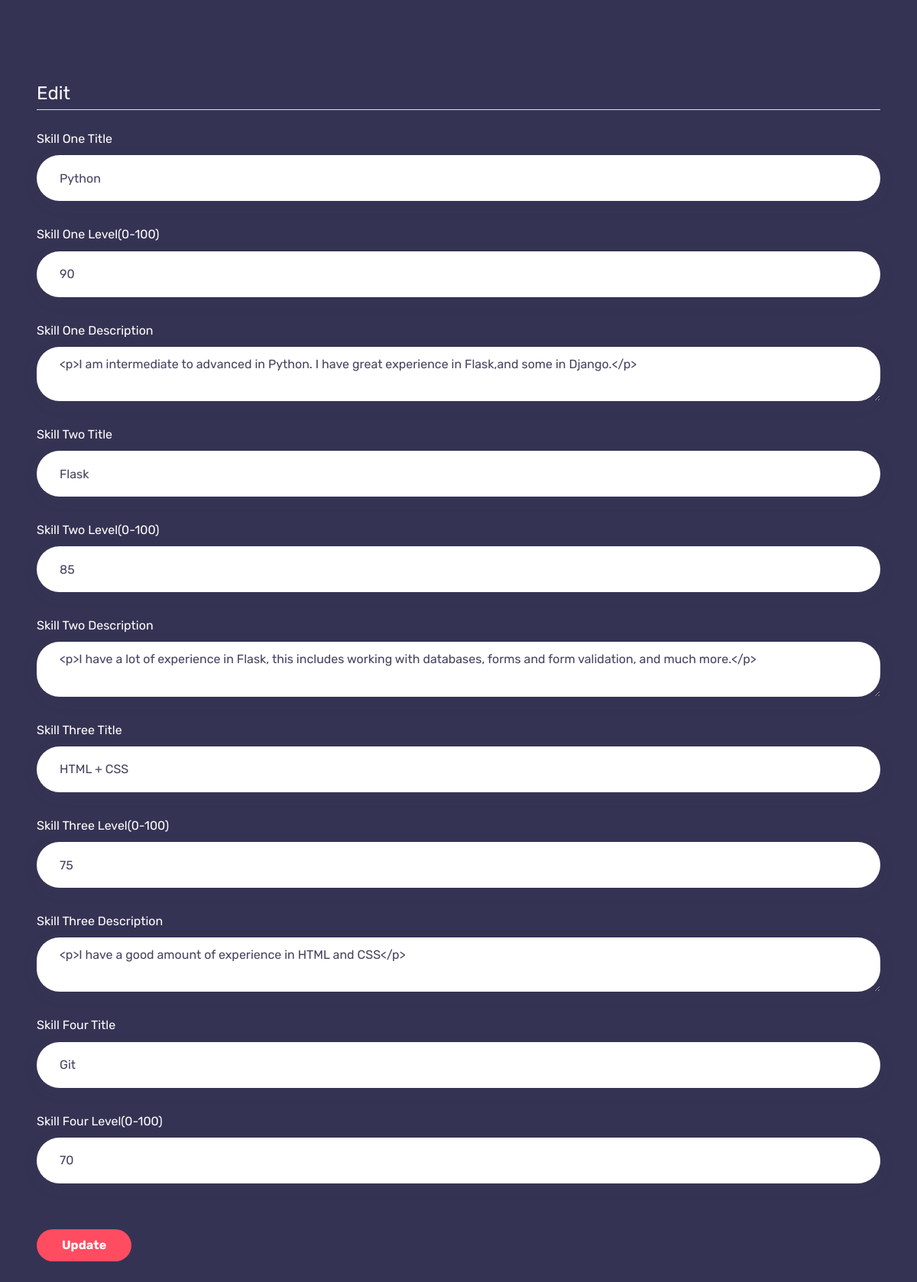
The app's page /edit/skills (signed in), older data.
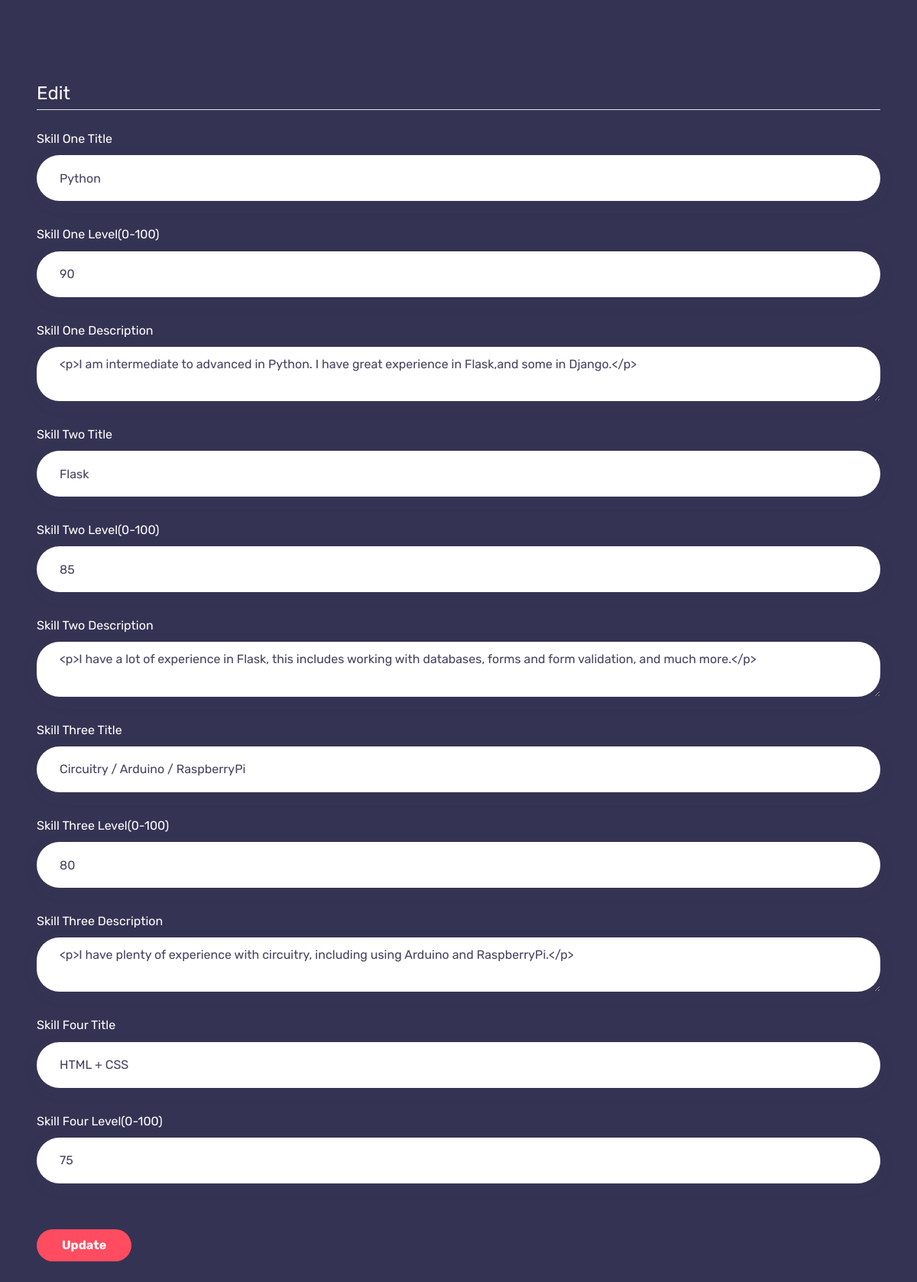
The same page, newer data.
### app.py (models this page shows, shortened)
class Content(db.Model):
    date = db.Column(db.DateTime, nullable=False,
                     default=datetime.utcnow, primary_key=True)
    about = db.Column(db.Text(), nullable=False)
    skillonetitle = db.Column(db.Text(), nullable=False)
    skillonelevel = db.Column(db.Text(), nullable=False)
    skillone = db.Column(db.Text(), nullable=False)
    skilltwotitle = db.Column(db.Text(), nullable=False)
    skilltwolevel = db.Column(db.Text(), nullable=False)
    skilltwo = db.Column(db.Text(), nullable=False)
    skillthreetitle = db.Column(db.Text(), nullable=False)
    skillthreelevel = db.Column(db.Text(), nullable=False)
    skillthree = db.Column(db.Text(), nullable=False)
    skillfourtitle = db.Column(db.Text(), nullable=False)
    skillfourlevel = db.Column(db.Text(), nullable=False)

### app.py (the view)
@app.route('/edit/skills', methods=["GET", "POST"])
@login_required
def edit_skills():
    if current_user.username != 'Eshan':
        abort(403)
    form = EditSkillsForm()
    if form.validate_on_submit():
        toedit = Content.query.order_by(Content.date.desc()).first()
        toedit.skillonetitle = form.skillonetitle.data
        toedit.skillonelevel = form.skillonelevel.data
        toedit.skillone = form.skillone.data
        toedit.skilltwotitle = form.skilltwotitle.data
        toedit.skilltwolevel = form.skilltwolevel.data
        toedit.skilltwo = form.skilltwo.data
        toedit.skillthreetitle = form.skillthreetitle.data
        toedit.skillthreelevel = form.skillthreelevel.data
        toedit.skillthree = form.skillthree.data
        toedit.skillfourtitle = form.skillfourtitle.data
        toedit.skillfourlevel = form.skillfourlevel.data
        db.session.commit()
    elif request.method == "GET":
        toget = Content.query.order_by(Content.date.desc()).first()
        form.skillonetitle.data = toget.skillonetitle
        form.skillonelevel.data = toget.skillonelevel
        form.skillone.data = toget.skillone
        form.skilltwotitle.data = toget.skilltwotitle
        form.skilltwolevel.data = toget.skilltwolevel
        form.skilltwo.data = toget.skilltwo
        form.skillthreetitle.data = toget.skillthreetitle
        form.skillthreelevel.data = toget.skillthreelevel
        form.skillthree.data = toget.skillthree
        form.skillfourtitle.data = toget.skillfourtitle
        form.skillfourlevel.data = toget.skillfourlevel
    return render_template('edit_skills.html', form=form)

### app.py
class EditSkillsForm(FlaskForm):
    skillonetitle = StringField('Skill One Title')
    skillonelevel = StringField('Skill One Level(0-100)')
    skillone = CKEditorField('Skill One Description')
    skilltwotitle = StringField('Skill Two Title')
    skilltwolevel = StringField('Skill Two Level(0-100)')
    skilltwo = CKEditorField('Skill Two Description')
    skillthreetitle = StringField('Skill Three Title')
    skillthreelevel = StringField('Skill Three Level(0-100)')
    skillthree = CKEditorField('Skill Three Description')
    skillfourtitle = StringField('Skill Four Title')
    skillfourlevel = StringField('Skill Four Level(0-100)')
    submit = SubmitField('Update')

### app.py (called while the page is built)
@login_manager.user_loader
def load_user(user_id):
    return User.query.get(int(user_id))

### templates/edit_skills.html (shortened to what the changed rows need)
{% extends "main.html" %}
{% block content %}
<form class="contact-form m-5" method="POST" action="">
    <fieldset class="form-group">
        <div class="form-group">
            {{ form.skillonetitle.label(class="form-control-label") }}
            {% if form.skillonetitle.errors %}
            {{ form.skillonetitle(class="form-control form-control-lg is-invalid") }}
            <div class="invalid-feedback">
                {% for error in form.skillonetitle.errors %}
                <span>{{ error }}</span>
                {% endfor %}
            </div>
            {% else %}
            {{ form.skillonetitle(class="form-control form-control-lg") }}
            {% endif %}
        </div>
        <div class="form-group">
            {{ form.skillonelevel.label(class="form-control-label") }}
            {% if form.skillonelevel.errors %}
            {{ form.skillonelevel(class="form-control form-control-lg is-invalid") }}
            <div class="invalid-feedback">
                {% for error in form.skillonelevel.errors %}
                <span>{{ error }}</span>
                {% endfor %}
            </div>
            {% else %}
            {{ form.skillonelevel(class="form-control form-control-lg") }}
            {% endif %}
        </div>
        <div class="form-group">
            {{ form.skillone.label(class="form-control-label") }}
            {% if form.skillone.errors %}
            {{ form.skillone(class="form-control form-control-lg is-invalid") }}
            <div class="invalid-feedback">
                {% for error in form.skillone.errors %}
                <span>{{ error }}</span>
                {% endfor %}
            </div>
            {% else %}
            {{ form.skillone(class="form-control form-control-lg") }}
            {% endif %}
        </div>
        <div class="form-group">
            {{ form.skilltwotitle.label(class="form-control-label") }}
            {% if form.skilltwotitle.errors %}
            {{ form.skilltwotitle(class="form-control form-control-lg is-invalid") }}
            <div class="invalid-feedback">
                {% for error in form.skilltwotitle.errors %}
                <span>{{ error }}</span>
                {% endfor %}
            </div>
            {% else %}
            {{ form.skilltwotitle(class="form-control form-control-lg") }}
            {% endif %}
        </div>
        <div class="form-group">
            {{ form.skilltwolevel.label(class="form-control-label") }}
            {% if form.skilltwolevel.errors %}
            {{ form.skilltwolevel(class="form-control form-control-lg is-invalid") }}
            <div class="invalid-feedback">
                {% for error in form.skilltwolevel.errors %}
                <span>{{ error }}</span>
                {% endfor %}
            </div>
            {% else %}
            {{ form.skilltwolevel(class="form-control form-control-lg") }}
            {% endif %}
        </div>
        <div class="form-group">
            {{ form.skilltwo.label(class="form-control-label") }}
            {% if form.skilltwo.errors %}
            {{ form.skilltwo(class="form-control form-control-lg is-invalid") }}
            <div class="invalid-feedback">
                {% for error in form.skilltwo.errors %}
                <span>{{ error }}</span>
                {% endfor %}
            </div>
            {% else %}
            {{ form.skilltwo(class="form-control form-control-lg") }}
            {% endif %}
        </div>
        <div class="form-group">
            {{ form.skillthreetitle.label(class="form-control-label") }}
            {% if form.skillthreetitle.errors %}
            {{ form.skillthreetitle(class="form-control form-control-lg is-invalid") }}
            <div class="invalid-feedback">
                {% for error in form.skillthreetitle.errors %}
                <span>{{ error }}</span>
                {% endfor %}
            </div>
            {% else %}
            {{ form.skillthreetitle(class="form-control form-control-lg") }}
            {% endif %}
        </div>
        <div class="form-group">
            {{ form.skillthreelevel.label(class="form-control-label") }}
            {% if form.skillthreelevel.errors %}
            {{ form.skillthreelevel(class="form-control form-control-lg is-invalid") }}
            <div class="invalid-feedback">
                {% for error in form.skillthreelevel.errors %}
                <span>{{ error }}</span>
                {% endfor %}
            </div>
            {% else %}
            {{ form.skillthreelevel(class="form-control form-control-lg") }}
            {% endif %}
        </div>
        <div class="form-group">
            {{ form.skillthree.label(class="form-control-label") }}
            {% if form.skillthree.errors %}
            {{ form.skillthree(class="form-control form-control-lg is-invalid") }}
            <div class="invalid-feedback">
                {% for error in form.skillthree.errors %}
                <span>{{ error }}</span>
                {% endfor %}
            </div>
            {% else %}
            {{ form.skillthree(class="form-control form-control-lg") }}
            {% endif %}
        </div>
        <div class="form-group">
            {{ form.skillfourtitle.label(class="form-control-label") }}
            {% if form.skillfourtitle.errors %}
            {{ form.skillfourtitle(class="form-control form-control-lg is-invalid") }}
            <div class="invalid-feedback">
                {% for error in form.skillfourtitle.errors %}
                <span>{{ error }}</span>
                {% endfor %}
            </div>
            {% else %}
            {{ form.skillfourtitle(class="form-control form-control-lg") }}
            {% endif %}
        </div>
        <div class="form-group">
            {{ form.skillfourlevel.label(class="form-control-label") }}
            {% if form.skillfourlevel.errors %}
            {{ form.skillfourlevel(class="form-control form-control-lg is-invalid") }}
            <div class="invalid-feedback">
                {% for error in form.skillfourlevel.errors %}
                <span>{{ error }}</span>
                {% endfor %}
            </div>
            {% else %}
            {{ form.skillfourlevel(class="form-control form-control-lg") }}
            {% endif %}
        </div>
    </fieldset>
</form>
{% endblock %}

Row changes from the older to the newer data that the page shows:
changed Content "Python": skillthreetitle "HTML + CSS" → "Circuitry / Arduino / RaspberryPi"; skillthreelevel "75" → "80"; skillthree "<p>I have a good amount of experience in HTML and CSS</p>" → "<p>I have plenty of experience with circuitry, including using Arduino and RaspberryPi.</p>"; skillfourtitle "Git" → "HTML + CSS"; skillfourlevel "70" → "75"
